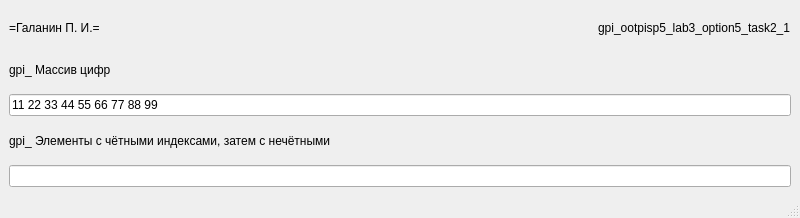
<?xml version="1.0" encoding="UTF-8"?>
<ui version="4.0">
 <class>GPI_MainWindow</class>
 <widget class="QMainWindow" name="GPI_MainWindow">
  <property name="geometry">
   <rect>
    <x>0</x>
    <y>0</y>
    <width>800</width>
    <height>218</height>
   </rect>
  </property>
  <property name="windowTitle">
   <string>GPI_MainWindow</string>
  </property>
  <widget class="QWidget" name="centralwidget">
   <layout class="QGridLayout" name="gridLayout_2">
    <item row="0" column="0">
     <layout class="QGridLayout" name="gridLayout">
      <item row="0" column="0">
       <widget class="QLabel" name="gpi_label_author">
        <property name="text">
         <string>=Галанин П. И.=</string>
        </property>
       </widget>
      </item>
      <item row="0" column="1">
       <spacer name="gpi_horizontalSpacer">
        <property name="orientation">
         <enum>Qt::Horizontal</enum>
        </property>
        <property name="sizeHint" stdset="0">
         <size>
          <width>40</width>
          <height>20</height>
         </size>
        </property>
       </spacer>
      </item>
      <item row="0" column="2">
       <widget class="QLabel" name="gpi_label_title">
        <property name="text">
         <string>gpi_ootpisp5_lab3_option5_task2_1</string>
        </property>
       </widget>
      </item>
      <item row="1" column="0" colspan="3">
       <widget class="QLabel" name="gpi_label_input_title">
        <property name="text">
         <string>gpi_ Массив цифр</string>
        </property>
       </widget>
      </item>
      <item row="2" column="0" colspan="3">
       <widget class="QLineEdit" name="gpi_lineEdit_input">
        <property name="text">
         <string>11 22 33 44 55 66 77 88 99</string>
        </property>
       </widget>
      </item>
      <item row="3" column="0" colspan="3">
       <widget class="QLabel" name="gpi_label_output_title">
        <property name="text">
         <string>gpi_ Элементы с чётными индексами, затем с нечётными</string>
        </property>
       </widget>
      </item>
      <item row="4" column="0" colspan="3">
       <widget class="QLineEdit" name="gpi_lineEdit_output"/>
      </item>
     </layout>
    </item>
   </layout>
  </widget>
  <widget class="QMenuBar" name="menubar">
   <property name="geometry">
    <rect>
     <x>0</x>
     <y>0</y>
     <width>800</width>
     <height>25</height>
    </rect>
   </property>
  </widget>
  <widget class="QStatusBar" name="statusbar"/>
 </widget>
 <resources/>
 <connections/>
</ui>
